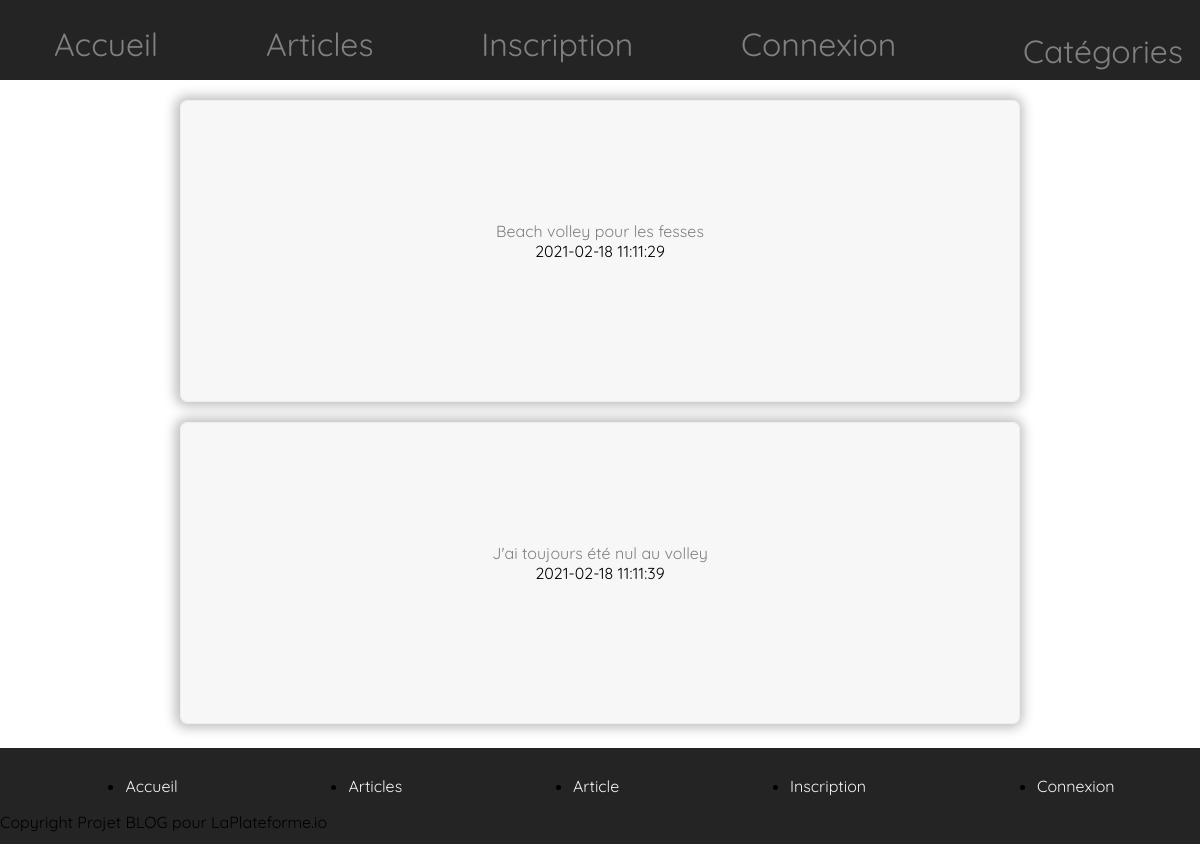
/Filtre_Articles/filtre_articles.index.php?id=43, run on the app's committed database.
### tables this page shows
CREATE TABLE `articles` (
  `id` int(11) NOT NULL,
  `article` text NOT NULL,
  `id_utilisateur` int(11) NOT NULL,
  `id_categorie` int(11) NOT NULL,
  `date` timestamp NOT NULL DEFAULT CURRENT_TIMESTAMP ON UPDATE CURRENT_TIMESTAMP
);

### classes/articles.class.php (the view, shortened to what this page needs)
<?php
class Articles extends bdd
{
?>
            <?php endif; ?><?php
                        public function FiltreArticlesIndex()
                        {
                            $con = $this->connectDb();
                            $id = $_GET['id'];
                            $req = $con->prepare("SELECT * FROM categories INNER JOIN articles  ON articles.id_categorie = categories.id  WHERE id_categorie = :id ");
                            $req->bindValue('id', $id, PDO::PARAM_INT);
                            $req->execute();
                            $result = $req->fetchAll();
                            foreach ($result as $key) {
                                $article = $key['article'];
                                $date = $key['date'];
                                $id = $key['id'];
                                echo '<div class="borderArticle1"><a href="http://localhost/blog/Article/article.php?id='.$id. '">'. $article. '</a>'.'<br />';
                                echo $date.'<br />'.'<br /></div>';
                            }
                        }
                    }
?>

### CSS/wholeWebSite.css (style rules this page uses)
body, html { width: 100%; padding: 0; margin:0; font-family: 'Quicksand', sans-serif; justify-content: space-around; }
a { color: grey; text-decoration: none; }
.paginationArticles, .borderArticle, .borderArticle1, .paginationArticles1 { border-style: groove; text-align: center; border-width: 1px; border-radius: 0.5rem; margin: 20px; background-color: rgba(128, 128, 128, 0.068); -webkit-box-shadow: -1px 0px 12px 4px rgba(0, 0, 0, 0.322); box-shadow: -1px 0px 12px 4px rgba(0, 0, 0, 0.253); margin-right: 15%; margin-left: 15%; }
.paginationArticles1, .borderArticle1 { padding: 10%; }

### data on the page
articles: article "Beach volley pour les fesses", date "2021-02-18 11:11:29"
articles: article "J'ai toujours été nul au volley", date "2021-02-18 11:11:39"
